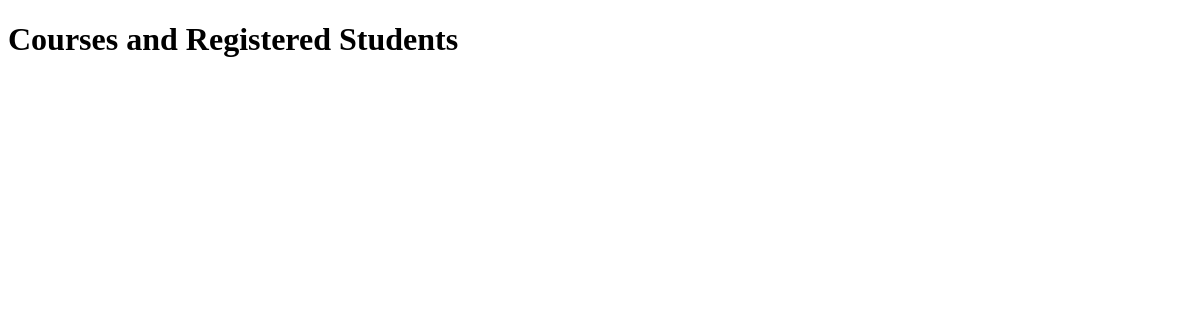
Before: /books/lab9/task2 with the older database file.
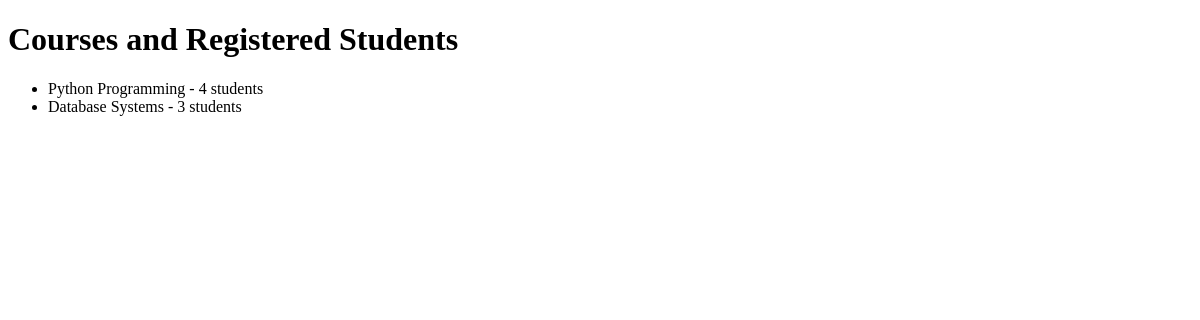
After: the same page with the newer database file.
### apps/usermodule/models.py (models this page shows)
class Course(models.Model):
    title = models.CharField(max_length=100)
    code = models.IntegerField()

### apps/bookmodule/views.py (the view)
# urls.py: path('lab9/task2', views.lab9_task2, name="lab9_task2"),
def lab9_task2(request):
    course = Course.objects.all()
    course_data = []
    for course in course:
        count = course.student2_set.count()
        course_data.append({
            'course_title': course.title,
            'student_count': count,
        })
    return render(request, 'bookmodule/lab9_task2.html', {'courses': course_data})

### apps/templates/bookmodule/lab9_task2.html (shortened to what this page needs)
<!DOCTYPE html>
<html>
  <head>
  </head>
  <body>
    <h1>Courses and Registered Students</h1>
    <ul>
      {% for course in courses %}
        <li>{{ course.course_title }} - {{ course.student_count }} students</li>
      {% endfor %}
    </ul>
  </body>
</html>

Changed rows visible on the page:
added Course: course_title "Python Programming"
added Course: course_title "Database Systems"
Other visible differences:
new list line: "- 4 students"
new list line: "- 3 students"
